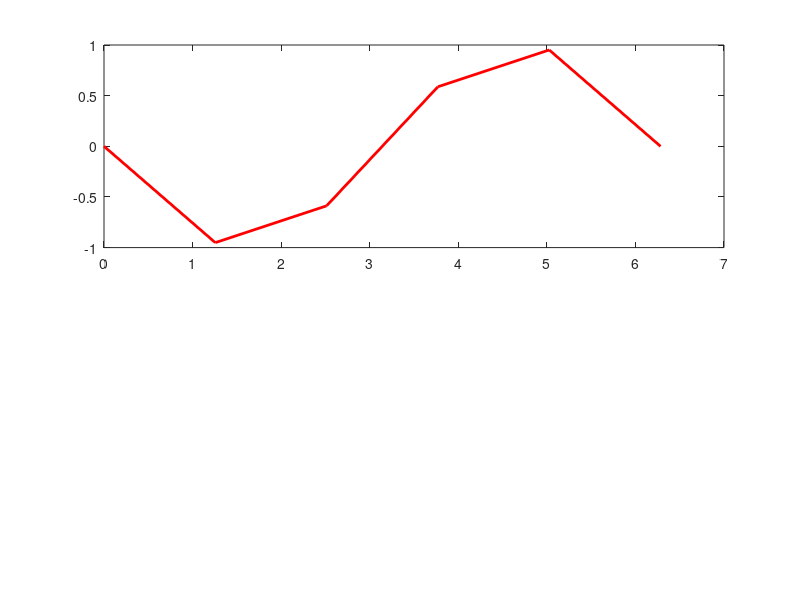

Write MATLAB code to recreate this figure. (Note: this script raises an error after producing the figure.)
function ejercicio2_Derivacion

x0=0; xf=2*pi; % periodo

 f = @(x) cos(x) ; %declaramos la funcion
 df1_exacta = @(x) -sin(x); %derivada primera
 df2_exacta = @(x) -cos(x); %derivada segunda de la funcion

  N_vector = [5,10,20]; % intervalos para discretizar
  dx_vector = (xf-x0) ./ N_vector ;



  for i=1: length(dx_vector)
    dx = dx_vector(i);
    N = N_vector(i);

    x = linspace(x0,xf,N+1); % discretizar la funcion

    df1 = zeros(length(x));
    df2 = zeros(length(x));

    % Derivada primera (central) con orden de error 2
    for j = 2:N %calculamos de esta manera para los valores proximos
      df1(j) = (f(x(j+1)) - f(x(j-1))) / (2*dx);
    end

    % Derivada segunda (central) con orden de error 2
    for j = 2:N
      df2(j) = (f(x(j+1)) - 2*f(x(j)) + f(x(j-1))) / (dx^2);
    end

    % Comparar con las derivadas exactas
    df1_exacta_values = df1_exacta(x);
    df2_exacta_values = df2_exacta(x);


     % Gráficas
    figure;

    % Derivada primera
    subplot(2, 1, 1);
    plot(x, df1_exacta_values, 'r', 'LineWidth', 2); hold on;
    plot(x(2:end-1), df1_numerica(2:end-1), 'bo', 'MarkerSize', 5); hold off;
    title(['Derivada Primera - N = ', num2str(N)]);
    legend('Exacta', 'Numérica');
    xlabel('x'); ylabel('df/dx');
    grid on;

    % Derivada segunda
    subplot(2, 1, 2);
    plot(x, df2_exacta_values, 'r', 'LineWidth', 2); hold on;
    plot(x(2:end-1), df2_numerica(2:end-1), 'bo', 'MarkerSize', 5); hold off;
    title(['Derivada Segunda - N = ', num2str(N)]);
    legend('Exacta', 'Numérica');
    xlabel('x'); ylabel('d²f/dx²');
    grid on;

  end
  endfunction
